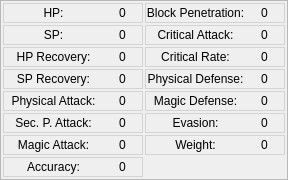
   <widget class="QFrame" name="substatFrame">
    <property name="geometry">
     <rect>
      <x>150</x>
      <y>80</y>
      <width>286</width>
      <height>178</height>
     </rect>
    </property>
    <property name="sizePolicy">
     <sizepolicy hsizetype="Fixed" vsizetype="Fixed">
      <horstretch>0</horstretch>
      <verstretch>0</verstretch>
     </sizepolicy>
    </property>
    <property name="minimumSize">
     <size>
      <width>286</width>
      <height>178</height>
     </size>
    </property>
    <property name="baseSize">
     <size>
      <width>286</width>
      <height>178</height>
     </size>
    </property>
    <property name="styleSheet">
     <string notr="true">#substatFrame QLabel {
	background-color: rgb(240, 240, 240);

}
#hPLabel {
	border-color: rgb(211, 211, 211);
	border-style: solid;
	border-width: 1px;
	border-right-style: none;
}
#hPOutput {
	border-color: rgb(211, 211, 211);
	border-style: solid;
	border-width: 1px;
	border-left-style: none;
}
#sPLabel {
	border-color: rgb(211, 211, 211);
	border-style: solid;
	border-width: 1px;
	border-right-style: none;
}
#sPOutput {
	border-color: rgb(211, 211, 211);
	border-style: solid;
	border-width: 1px;
	border-left-style: none;
}
#hPRLabel {
	border-color: rgb(211, 211, 211);
	border-style: solid;
	border-width: 1px;
	border-right-style: none;
}
#hPROutput {
	border-color: rgb(211, 211, 211);
	border-style: solid;
	border-width: 1px;
	border-left-style: none;
}
#sPRLabel_2 {
	border-color: rgb(211, 211, 211);
	border-style: solid;
	border-width: 1px;
	border-right-style: none;
}
#sPROutput {
	border-color: rgb(211, 211, 211);
	border-style: solid;
	border-width: 1px;
	border-left-style: none;
}
#physAttackLabel {
	border-color: rgb(211, 211, 211);
	border-style: solid;
	border-width: 1px;
	border-right-style: none;
}
#physAttackOutput {
	border-color: rgb(211, 211, 211);
	border-style: solid;
	border-width: 1px;
	border-left-style: none;
}
#secPhysAttackLabel {
	border-color: rgb(211, 211, 211);
	border-style: solid;
	border-width: 1px;
	border-right-style: none;
}
#secPhysAttackOutput {
	border-color: rgb(211, 211, 211);
	border-style: solid;
	border-width: 1px;
	border-left-style: none;
}
#mAttackLabel {
	border-color: rgb(211, 211, 211);
	border-style: solid;
	border-width: 1px;
	border-right-style: none;
}
#mAttackOutput {
	border-color: rgb(211, 211, 211);
	border-style: solid;
	border-width: 1px;
	border-left-style: none;
}
#accLabel {
	border-color: rgb(211, 211, 211);
	border-style: solid;
	border-width: 1px;
	border-right-style: none;
}
#accOutput {
	border-color: rgb(211, 211, 211);
	border-style: solid;
	border-width: 1px;
	border-left-style: none;
}
#blockPenLabel {
	border-color: rgb(211, 211, 211);
	border-style: solid;
	border-width: 1px;
	border-right-style: none;
}
#blockPenOutput {
	border-color: rgb(211, 211, 211);
	border-style: solid;
	border-width: 1px;
	border-left-style: none;
}
#critAttackLabel {
	border-color: rgb(211, 211, 211);
	border-style: solid;
	border-width: 1px;
	border-right-style: none;
}
#critAttackOutput {
	border-color: rgb(211, 211, 211);
	border-style: solid;
	border-width: 1px;
	border-left-style: none;
}
#critRateLabel {
	border-color: rgb(211, 211, 211);
	border-style: solid;
	border-width: 1px;
	border-right-style: none;
}
#critRateOutput {
	border-color: rgb(211, 211, 211);
	border-style: solid;
	border-width: 1px;
	border-left-style: none;
}
#physDefLabel {
	border-color: rgb(211, 211, 211);
	border-style: solid;
	border-width: 1px;
	border-right-style: none;
}
#physDefOutput {
	border-color: rgb(211, 211, 211);
	border-style: solid;
	border-width: 1px;
	border-left-style: none;
}
#magicDefLabel {
	border-color: rgb(211, 211, 211);
	border-style: solid;
	border-width: 1px;
	border-right-style: none;
}
#magicDefOutput {
	border-color: rgb(211, 211, 211);
	border-style: solid;
	border-width: 1px;
	border-left-style: none;
}
#evasionLabel {
	border-color: rgb(211, 211, 211);
	border-style: solid;
	border-width: 1px;
	border-right-style: none;
}
#evasionOutput {
	border-color: rgb(211, 211, 211);
	border-style: solid;
	border-width: 1px;
	border-left-style: none;
}
#wlLabel {
	border-color: rgb(211, 211, 211);
	border-style: solid;
	border-width: 1px;
	border-right-style: none;
}
#wlOutput {
	border-color: rgb(211, 211, 211);
	border-style: solid;
	border-width: 1px;
	border-left-style: none;
}</string>
    </property>
    <property name="frameShape">
     <enum>QFrame::StyledPanel</enum>
    </property>
    <property name="frameShadow">
     <enum>QFrame::Raised</enum>
    </property>
    <layout class="QHBoxLayout" name="horizontalLayout">
     <property name="spacing">
      <number>2</number>
     </property>
     <property name="sizeConstraint">
      <enum>QLayout::SetMinAndMaxSize</enum>
     </property>
     <property name="leftMargin">
      <number>2</number>
     </property>
     <property name="topMargin">
      <number>2</number>
     </property>
     <property name="rightMargin">
      <number>2</number>
     </property>
     <property name="bottomMargin">
      <number>2</number>
     </property>
     <item>
      <layout class="QGridLayout" name="subStatsGridLayout">
       <property name="sizeConstraint">
        <enum>QLayout::SetFixedSize</enum>
       </property>
       <property name="leftMargin">
        <number>0</number>
       </property>
       <property name="topMargin">
        <number>0</number>
       </property>
       <property name="rightMargin">
        <number>0</number>
       </property>
       <property name="bottomMargin">
        <number>0</number>
       </property>
       <property name="horizontalSpacing">
        <number>0</number>
       </property>
       <property name="verticalSpacing">
        <number>2</number>
       </property>
       <item row="6" column="0">
        <widget class="QLabel" name="mAttackLabel">
         <property name="sizePolicy">
          <sizepolicy hsizetype="Fixed" vsizetype="Fixed">
           <horstretch>0</horstretch>
           <verstretch>0</verstretch>
          </sizepolicy>
         </property>
         <property name="minimumSize">
          <size>
           <width>100</width>
           <height>20</height>
          </size>
         </property>
         <property name="baseSize">
          <size>
           <width>100</width>
           <height>20</height>
          </size>
         </property>
         <property name="text">
          <string>Magic Attack:</string>
         </property>
         <property name="alignment">
          <set>Qt::AlignCenter</set>
         </property>
        </widget>
       </item>
       <item row="7" column="1">
        <widget class="QLabel" name="accOutput">
         <property name="sizePolicy">
          <sizepolicy hsizetype="Fixed" vsizetype="Fixed">
           <horstretch>0</horstretch>
           <verstretch>0</verstretch>
          </sizepolicy>
         </property>
         <property name="minimumSize">
          <size>
           <width>40</width>
           <height>20</height>
          </size>
         </property>
         <property name="baseSize">
          <size>
           <width>40</width>
           <height>20</height>
          </size>
         </property>
         <property name="frameShape">
          <enum>QFrame::NoFrame</enum>
         </property>
         <property name="text">
          <string>0</string>
         </property>
         <property name="alignment">
          <set>Qt::AlignCenter</set>
         </property>
        </widget>
       </item>
       <item row="7" column="0">
        <widget class="QLabel" name="accLabel">
         <property name="sizePolicy">
          <sizepolicy hsizetype="Fixed" vsizetype="Fixed">
           <horstretch>0</horstretch>
           <verstretch>0</verstretch>
          </sizepolicy>
         </property>
         <property name="minimumSize">
          <size>
           <width>100</width>
           <height>20</height>
          </size>
         </property>
         <property name="baseSize">
          <size>
           <width>100</width>
           <height>20</height>
          </size>
         </property>
         <property name="text">
          <string>Accuracy:</string>
         </property>
         <property name="alignment">
          <set>Qt::AlignCenter</set>
         </property>
        </widget>
       </item>
       <item row="1" column="0">
        <widget class="QLabel" name="sPLabel">
         <property name="sizePolicy">
          <sizepolicy hsizetype="Fixed" vsizetype="Fixed">
           <horstretch>0</horstretch>
           <verstretch>0</verstretch>
          </sizepolicy>
         </property>
         <property name="minimumSize">
          <size>
           <width>100</width>
           <height>20</height>
          </size>
         </property>
         <property name="baseSize">
          <size>
           <width>100</width>
           <height>20</height>
          </size>
         </property>
         <property name="text">
          <string>SP:</string>
         </property>
         <property name="alignment">
          <set>Qt::AlignCenter</set>
         </property>
        </widget>
       </item>
       <item row="1" column="1">
        <widget class="QLabel" name="sPOutput">
         <property name="sizePolicy">
          <sizepolicy hsizetype="Fixed" vsizetype="Fixed">
           <horstretch>0</horstretch>
           <verstretch>0</verstretch>
          </sizepolicy>
         </property>
         <property name="minimumSize">
          <size>
           <width>40</width>
           <height>20</height>
          </size>
         </property>
         <property name="baseSize">
          <size>
           <width>40</width>
           <height>20</height>
          </size>
         </property>
         <property name="frameShape">
          <enum>QFrame::NoFrame</enum>
         </property>
         <property name="text">
          <string>0</string>
         </property>
         <property name="alignment">
          <set>Qt::AlignCenter</set>
         </property>
        </widget>
       </item>
       <item row="2" column="0">
        <widget class="QLabel" name="hPRLabel">
         <property name="sizePolicy">
          <sizepolicy hsizetype="Fixed" vsizetype="Fixed">
           <horstretch>0</horstretch>
           <verstretch>0</verstretch>
          </sizepolicy>
         </property>
         <property name="minimumSize">
          <size>
           <width>100</width>
           <height>20</height>
          </size>
         </property>
         <property name="baseSize">
          <size>
           <width>100</width>
           <height>20</height>
          </size>
         </property>
         <property name="text">
          <string>HP Recovery:</string>
         </property>
         <property name="alignment">
          <set>Qt::AlignCenter</set>
         </property>
        </widget>
       </item>
       <item row="2" column="1">
        <widget class="QLabel" name="hPROutput">
         <property name="sizePolicy">
          <sizepolicy hsizetype="Fixed" vsizetype="Fixed">
           <horstretch>0</horstretch>
           <verstretch>0</verstretch>
          </sizepolicy>
         </property>
         <property name="minimumSize">
          <size>
           <width>40</width>
           <height>20</height>
          </size>
         </property>
         <property name="baseSize">
          <size>
           <width>40</width>
           <height>20</height>
          </size>
         </property>
         <property name="frameShape">
          <enum>QFrame::NoFrame</enum>
         </property>
         <property name="text">
          <string>0</string>
         </property>
         <property name="alignment">
          <set>Qt::AlignCenter</set>
         </property>
        </widget>
       </item>
       <item row="5" column="1">
        <widget class="QLabel" name="secPhysAttackOutput">
         <property name="sizePolicy">
          <sizepolicy hsizetype="Fixed" vsizetype="Fixed">
           <horstretch>0</horstretch>
           <verstretch>0</verstretch>
          </sizepolicy>
         </property>
         <property name="minimumSize">
          <size>
           <width>40</width>
           <height>20</height>
          </size>
         </property>
         <property name="baseSize">
          <size>
           <width>40</width>
           <height>20</height>
          </size>
         </property>
         <property name="frameShape">
          <enum>QFrame::NoFrame</enum>
         </property>
         <property name="text">
          <string>0</string>
         </property>
         <property name="alignment">
          <set>Qt::AlignCenter</set>
         </property>
        </widget>
       </item>
       <item row="4" column="0">
        <widget class="QLabel" name="physAttackLabel">
         <property name="sizePolicy">
          <sizepolicy hsizetype="Fixed" vsizetype="Fixed">
           <horstretch>0</horstretch>
           <verstretch>0</verstretch>
          </sizepolicy>
         </property>
         <property name="minimumSize">
          <size>
           <width>100</width>
           <height>20</height>
          </size>
         </property>
         <property name="baseSize">
          <size>
           <width>100</width>
           <height>20</height>
          </size>
         </property>
         <property name="text">
          <string>Physical Attack:</string>
         </property>
         <property name="alignment">
          <set>Qt::AlignCenter</set>
         </property>
        </widget>
       </item>
       <item row="3" column="0">
        <widget class="QLabel" name="sPRLabel_2">
         <property name="sizePolicy">
          <sizepolicy hsizetype="Fixed" vsizetype="Fixed">
           <horstretch>0</horstretch>
           <verstretch>0</verstretch>
          </sizepolicy>
         </property>
         <property name="minimumSize">
          <size>
           <width>100</width>
           <height>20</height>
          </size>
         </property>
         <property name="baseSize">
          <size>
           <width>100</width>
           <height>20</height>
          </size>
         </property>
         <property name="text">
          <string>SP Recovery:</string>
         </property>
         <property name="alignment">
          <set>Qt::AlignCenter</set>
         </property>
        </widget>
       </item>
       <item row="3" column="1">
        <widget class="QLabel" name="sPROutput">
         <property name="sizePolicy">
          <sizepolicy hsizetype="Fixed" vsizetype="Fixed">
           <horstretch>0</horstretch>
           <verstretch>0</verstretch>
          </sizepolicy>
         </property>
         <property name="minimumSize">
          <size>
           <width>40</width>
           <height>20</height>
          </size>
         </property>
         <property name="baseSize">
          <size>
           <width>40</width>
           <height>20</height>
          </size>
         </property>
         <property name="frameShape">
          <enum>QFrame::NoFrame</enum>
         </property>
         <property name="text">
          <string>0</string>
         </property>
         <property name="alignment">
          <set>Qt::AlignCenter</set>
         </property>
        </widget>
       </item>
       <item row="4" column="1">
        <widget class="QLabel" name="physAttackOutput">
         <property name="sizePolicy">
          <sizepolicy hsizetype="Fixed" vsizetype="Fixed">
           <horstretch>0</horstretch>
           <verstretch>0</verstretch>
          </sizepolicy>
         </property>
         <property name="minimumSize">
          <size>
           <width>40</width>
           <height>20</height>
          </size>
         </property>
         <property name="baseSize">
          <size>
           <width>40</width>
           <height>20</height>
          </size>
         </property>
         <property name="frameShape">
          <enum>QFrame::NoFrame</enum>
         </property>
         <property name="text">
          <string>0</string>
         </property>
         <property name="alignment">
          <set>Qt::AlignCenter</set>
         </property>
        </widget>
       </item>
       <item row="0" column="1">
        <widget class="QLabel" name="hPOutput">
         <property name="sizePolicy">
          <sizepolicy hsizetype="Fixed" vsizetype="Fixed">
           <horstretch>0</horstretch>
           <verstretch>0</verstretch>
          </sizepolicy>
         </property>
         <property name="minimumSize">
          <size>
           <width>40</width>
           <height>20</height>
          </size>
         </property>
         <property name="baseSize">
          <size>
           <width>40</width>
           <height>20</height>
          </size>
         </property>
         <property name="frameShape">
          <enum>QFrame::NoFrame</enum>
         </property>
         <property name="text">
          <string>0</string>
         </property>
         <property name="alignment">
          <set>Qt::AlignCenter</set>
         </property>
        </widget>
       </item>
       <item row="5" column="0">
        <widget class="QLabel" name="secPhysAttackLabel">
         <property name="sizePolicy">
          <sizepolicy hsizetype="Fixed" vsizetype="Fixed">
           <horstretch>0</horstretch>
           <verstretch>0</verstretch>
          </sizepolicy>
         </property>
         <property name="minimumSize">
          <size>
           <width>100</width>
           <height>20</height>
          </size>
         </property>
         <property name="baseSize">
          <size>
           <width>100</width>
           <height>20</height>
          </size>
         </property>
         <property name="text">
          <string>Sec. P. Attack:</string>
         </property>
         <property name="alignment">
          <set>Qt::AlignCenter</set>
         </property>
        </widget>
       </item>
       <item row="0" column="0">
        <widget class="QLabel" name="hPLabel">
         <property name="sizePolicy">
          <sizepolicy hsizetype="Fixed" vsizetype="Fixed">
           <horstretch>0</horstretch>
           <verstretch>0</verstretch>
          </sizepolicy>
         </property>
         <property name="minimumSize">
          <size>
           <width>100</width>
           <height>20</height>
          </size>
         </property>
         <property name="baseSize">
          <size>
           <width>100</width>
           <height>20</height>
          </size>
         </property>
         <property name="frameShadow">
          <enum>QFrame::Raised</enum>
         </property>
         <property name="text">
          <string>HP:</string>
         </property>
         <property name="alignment">
          <set>Qt::AlignCenter</set>
         </property>
        </widget>
       </item>
       <item row="6" column="1">
        <widget class="QLabel" name="mAttackOutput">
         <property name="sizePolicy">
          <sizepolicy hsizetype="Fixed" vsizetype="Fixed">
           <horstretch>0</horstretch>
           <verstretch>0</verstretch>
          </sizepolicy>
         </property>
         <property name="minimumSize">
          <size>
           <width>40</width>
           <height>20</height>
          </size>
         </property>
         <property name="baseSize">
          <size>
           <width>40</width>
           <height>20</height>
          </size>
         </property>
         <property name="frameShape">
          <enum>QFrame::NoFrame</enum>
         </property>
         <property name="text">
          <string>0</string>
         </property>
         <property name="alignment">
          <set>Qt::AlignCenter</set>
         </property>
        </widget>
       </item>
       <item row="8" column="0">
        <spacer name="verticalSpacer">
         <property name="orientation">
          <enum>Qt::Vertical</enum>
         </property>
         <property name="sizeHint" stdset="0">
          <size>
           <width>20</width>
           <height>40</height>
          </size>
         </property>
        </spacer>
       </item>
      </layout>
     </item>
     <item>
      <layout class="QGridLayout" name="subStatsGridLayout_2" rowstretch="0,0,0,0,0,0,0,0" rowminimumheight="0,0,0,0,0,0,0,0">
       <property name="sizeConstraint">
        <enum>QLayout::SetFixedSize</enum>
       </property>
       <property name="leftMargin">
        <number>0</number>
       </property>
       <property name="topMargin">
        <number>0</number>
       </property>
       <property name="rightMargin">
        <number>0</number>
       </property>
       <property name="bottomMargin">
        <number>0</number>
       </property>
       <property name="horizontalSpacing">
        <number>0</number>
       </property>
       <property name="verticalSpacing">
        <number>2</number>
       </property>
       <item row="0" column="0">
        <widget class="QLabel" name="blockPenLabel">
         <property name="sizePolicy">
          <sizepolicy hsizetype="Fixed" vsizetype="Fixed">
           <horstretch>0</horstretch>
           <verstretch>0</verstretch>
          </sizepolicy>
         </property>
         <property name="minimumSize">
          <size>
           <width>100</width>
           <height>20</height>
          </size>
         </property>
         <property name="baseSize">
          <size>
           <width>100</width>
           <height>20</height>
          </size>
         </property>
         <property name="frameShadow">
          <enum>QFrame::Raised</enum>
         </property>
         <property name="text">
          <string>Block Penetration:</string>
         </property>
         <property name="alignment">
          <set>Qt::AlignCenter</set>
         </property>
        </widget>
       </item>
       <item row="0" column="1">
        <widget class="QLabel" name="blockPenOutput">
         <property name="sizePolicy">
          <sizepolicy hsizetype="Fixed" vsizetype="Fixed">
           <horstretch>0</horstretch>
           <verstretch>0</verstretch>
          </sizepolicy>
         </property>
         <property name="minimumSize">
          <size>
           <width>40</width>
           <height>20</height>
          </size>
         </property>
         <property name="baseSize">
          <size>
           <width>40</width>
           <height>20</height>
          </size>
         </property>
         <property name="frameShape">
          <enum>QFrame::NoFrame</enum>
         </property>
         <property name="text">
          <string>0</string>
         </property>
         <property name="alignment">
          <set>Qt::AlignCenter</set>
         </property>
        </widget>
       </item>
       <item row="1" column="0">
        <widget class="QLabel" name="critAttackLabel">
         <property name="sizePolicy">
          <sizepolicy hsizetype="Fixed" vsizetype="Fixed">
           <horstretch>0</horstretch>
           <verstretch>0</verstretch>
          </sizepolicy>
         </property>
         <property name="minimumSize">
          <size>
           <width>100</width>
           <height>20</height>
          </size>
         </property>
         <property name="baseSize">
          <size>
           <width>100</width>
           <height>20</height>
          </size>
         </property>
         <property name="text">
          <string>Critical Attack:</string>
         </property>
         <property name="alignment">
          <set>Qt::AlignCenter</set>
         </property>
        </widget>
       </item>
       <item row="1" column="1">
        <widget class="QLabel" name="critAttackOutput">
         <property name="sizePolicy">
          <sizepolicy hsizetype="Fixed" vsizetype="Fixed">
           <horstretch>0</horstretch>
           <verstretch>0</verstretch>
          </sizepolicy>
         </property>
         <property name="minimumSize">
          <size>
           <width>40</width>
           <height>20</height>
          </size>
         </property>
         <property name="baseSize">
          <size>
           <width>40</width>
           <height>20</height>
          </size>
         </property>
         <property name="frameShape">
          <enum>QFrame::NoFrame</enum>
         </property>
         <property name="text">
          <string>0</string>
         </property>
         <property name="alignment">
          <set>Qt::AlignCenter</set>
         </property>
        </widget>
       </item>
       <item row="2" column="0">
        <widget class="QLabel" name="critRateLabel">
         <property name="sizePolicy">
          <sizepolicy hsizetype="Fixed" vsizetype="Fixed">
           <horstretch>0</horstretch>
           <verstretch>0</verstretch>
          </sizepolicy>
         </property>
         <property name="minimumSize">
          <size>
           <width>100</width>
           <height>20</height>
          </size>
         </property>
         <property name="baseSize">
          <size>
           <width>100</width>
           <height>20</height>
          </size>
         </property>
         <property name="text">
          <string>Critical Rate:</string>
         </property>
         <property name="alignment">
          <set>Qt::AlignCenter</set>
         </property>
        </widget>
       </item>
       <item row="2" column="1">
        <widget class="QLabel" name="critRateOutput">
         <property name="sizePolicy">
          <sizepolicy hsizetype="Fixed" vsizetype="Fixed">
           <horstretch>0</horstretch>
           <verstretch>0</verstretch>
          </sizepolicy>
         </property>
         <property name="minimumSize">
          <size>
           <width>40</width>
           <height>20</height>
          </size>
         </property>
         <property name="baseSize">
          <size>
           <width>40</width>
           <height>20</height>
          </size>
         </property>
         <property name="frameShape">
          <enum>QFrame::NoFrame</enum>
         </property>
         <property name="text">
          <string>0</string>
         </property>
         <property name="alignment">
          <set>Qt::AlignCenter</set>
         </property>
        </widget>
       </item>
       <item row="3" column="0">
        <widget class="QLabel" name="physDefLabel">
         <property name="sizePolicy">
          <sizepolicy hsizetype="Fixed" vsizetype="Fixed">
           <horstretch>0</horstretch>
           <verstretch>0</verstretch>
          </sizepolicy>
         </property>
         <property name="minimumSize">
          <size>
           <width>100</width>
           <height>20</height>
          </size>
         </property>
         <property name="baseSize">
          <size>
           <width>100</width>
           <height>20</height>
          </size>
         </property>
         <property name="text">
          <string>Physical Defense:</string>
         </property>
         <property name="alignment">
          <set>Qt::AlignCenter</set>
         </property>
        </widget>
       </item>
       <item row="3" column="1">
        <widget class="QLabel" name="physDefOutput">
         <property name="sizePolicy">
          <sizepolicy hsizetype="Fixed" vsizetype="Fixed">
           <horstretch>0</horstretch>
           <verstretch>0</verstretch>
          </sizepolicy>
         </property>
         <property name="minimumSize">
          <size>
           <width>40</width>
           <height>20</height>
          </size>
         </property>
         <property name="baseSize">
          <size>
           <width>40</width>
           <height>20</height>
          </size>
         </property>
         <property name="frameShape">
          <enum>QFrame::NoFrame</enum>
         </property>
         <property name="text">
          <string>0</string>
         </property>
         <property name="alignment">
          <set>Qt::AlignCenter</set>
         </property>
        </widget>
       </item>
       <item row="4" column="0">
        <widget class="QLabel" name="magicDefLabel">
         <property name="sizePolicy">
          <sizepolicy hsizetype="Fixed" vsizetype="Fixed">
           <horstretch>0</horstretch>
           <verstretch>0</verstretch>
          </sizepolicy>
         </property>
         <property name="minimumSize">
          <size>
           <width>100</width>
           <height>20</height>
          </size>
         </property>
         <property name="baseSize">
          <size>
           <width>100</width>
           <height>20</height>
          </size>
         </property>
         <property name="text">
          <string>Magic Defense:</string>
         </property>
         <property name="alignment">
          <set>Qt::AlignCenter</set>
         </property>
        </widget>
       </item>
       <item row="4" column="1">
        <widget class="QLabel" name="magicDefOutput">
         <property name="sizePolicy">
          <sizepolicy hsizetype="Fixed" vsizetype="Fixed">
           <horstretch>0</horstretch>
           <verstretch>0</verstretch>
          </sizepolicy>
         </property>
         <property name="minimumSize">
          <size>
           <width>40</width>
           <height>20</height>
          </size>
         </property>
         <property name="baseSize">
          <size>
           <width>40</width>
           <height>20</height>
          </size>
         </property>
         <property name="frameShape">
          <enum>QFrame::NoFrame</enum>
         </property>
         <property name="text">
          <string>0</string>
         </property>
         <property name="alignment">
          <set>Qt::AlignCenter</set>
         </property>
        </widget>
       </item>
       <item row="5" column="0">
        <widget class="QLabel" name="evasionLabel">
         <property name="sizePolicy">
          <sizepolicy hsizetype="Fixed" vsizetype="Fixed">
           <horstretch>0</horstretch>
           <verstretch>0</verstretch>
          </sizepolicy>
         </property>
         <property name="minimumSize">
          <size>
           <width>100</width>
           <height>20</height>
          </size>
         </property>
         <property name="baseSize">
          <size>
           <width>100</width>
           <height>20</height>
          </size>
         </property>
         <property name="text">
          <string>Evasion:</string>
         </property>
         <property name="alignment">
          <set>Qt::AlignCenter</set>
         </property>
        </widget>
       </item>
       <item row="5" column="1">
        <widget class="QLabel" name="evasionOutput">
         <property name="sizePolicy">
          <sizepolicy hsizetype="Fixed" vsizetype="Fixed">
           <horstretch>0</horstretch>
           <verstretch>0</verstretch>
          </sizepolicy>
         </property>
         <property name="minimumSize">
          <size>
           <width>40</width>
           <height>20</height>
          </size>
         </property>
         <property name="baseSize">
          <size>
           <width>40</width>
           <height>20</height>
          </size>
         </property>
         <property name="frameShape">
          <enum>QFrame::NoFrame</enum>
         </property>
         <property name="text">
          <string>0</string>
         </property>
         <property name="alignment">
          <set>Qt::AlignCenter</set>
         </property>
        </widget>
       </item>
       <item row="6" column="0">
        <widget class="QLabel" name="wlLabel">
         <property name="sizePolicy">
          <sizepolicy hsizetype="Fixed" vsizetype="Fixed">
           <horstretch>0</horstretch>
           <verstretch>0</verstretch>
          </sizepolicy>
         </property>
         <property name="minimumSize">
          <size>
           <width>100</width>
           <height>20</height>
          </size>
         </property>
         <property name="baseSize">
          <size>
           <width>100</width>
           <height>20</height>
          </size>
         </property>
         <property name="text">
          <string>Weight:</string>
         </property>
         <property name="alignment">
          <set>Qt::AlignCenter</set>
         </property>
        </widget>
       </item>
       <item row="6" column="1">
        <widget class="QLabel" name="wlOutput">
         <property name="sizePolicy">
          <sizepolicy hsizetype="Fixed" vsizetype="Fixed">
           <horstretch>0</horstretch>
           <verstretch>0</verstretch>
          </sizepolicy>
         </property>
         <property name="minimumSize">
          <size>
           <width>40</width>
           <height>20</height>
          </size>
         </property>
         <property name="baseSize">
          <size>
           <width>40</width>
           <height>20</height>
          </size>
         </property>
         <property name="frameShape">
          <enum>QFrame::NoFrame</enum>
         </property>
         <property name="text">
          <string>0</string>
         </property>
         <property name="alignment">
          <set>Qt::AlignCenter</set>
         </property>
        </widget>
       </item>
       <item row="7" column="0">
        <spacer name="verticalSpacer_3">
         <property name="orientation">
          <enum>Qt::Vertical</enum>
         </property>
         <property name="sizeType">
          <enum>QSizePolicy::Fixed</enum>
         </property>
         <property name="sizeHint" stdset="0">
          <size>
           <width>20</width>
           <height>20</height>
          </size>
         </property>
        </spacer>
       </item>
      </layout>
     </item>
    </layout>
   </widget>
